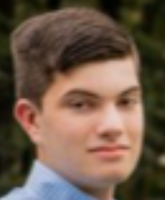
#> input picture main.png, 165 x 200 px, given as the content of the folder ./photos, which was not available
$ python redact_faces.py
#> lines starting #> are read from the running program, lines starting #| are printed output that depends on the picture; pictures that were not available may be replaced by others from this repository, and a replacement may not be noted
#!/usr/bin/env python3
"""
Face redaction script for NATHAN MATTHIS FILES.
Reads images from input folder, detects faces using OpenCV Haar cascades,
draws black rectangles over detected faces, saves to output folder.
"""

import cv2
import os
import sys
import glob
import base64
import json

def redact_faces(input_dir, output_dir):
    """Detect and redact faces in all images in input_dir, save to output_dir."""
#> called with input_dir = './photos', output_dir = './redacted'
    os.makedirs(output_dir, exist_ok=True)

    # Load multiple cascade classifiers for better detection
    cascade_paths = [
        cv2.data.haarcascades + 'haarcascade_frontalface_default.xml',
        cv2.data.haarcascades + 'haarcascade_frontalface_alt.xml',
        cv2.data.haarcascades + 'haarcascade_frontalface_alt2.xml',
        cv2.data.haarcascades + 'haarcascade_profileface.xml',
    ]

    cascades = []
    for p in cascade_paths:
        c = cv2.CascadeClassifier(p)
        if not c.empty():
            cascades.append(c)

    if not cascades:
        print("ERROR: No cascade classifiers loaded!", file=sys.stderr)
        sys.exit(1)

    # Supported image extensions
    extensions = ['*.jpg', '*.jpeg', '*.png', '*.bmp', '*.webp', '*.JPG', '*.JPEG', '*.PNG']

    image_files = []
    for ext in extensions:
        image_files.extend(glob.glob(os.path.join(input_dir, ext)))

    image_files = sorted(set(image_files))

    if not image_files:
        print(f"No images found in {input_dir}")
        sys.exit(1)

    results = []

    for img_path in image_files:
        filename = os.path.basename(img_path)
        print(f"Processing: {filename}")

        img = cv2.imread(img_path)
#> img is the input picture: shape (200, 165, 3); mean B, G, R 72.7, 88.7, 109.7
        if img is None:
            print(f"  WARNING: Could not read {filename}, skipping.")
            continue

        gray = cv2.cvtColor(img, cv2.COLOR_BGR2GRAY)
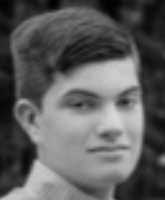
#> gray: shape (200, 165); min 2, max 215, mean 93.2
        gray = cv2.equalizeHist(gray)
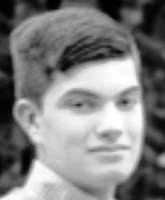
#> gray: shape (200, 165); min 0, max 255, mean 128.2

        all_faces = []

        # Try each cascade at multiple scales
        for cascade in cascades:
            faces = cascade.detectMultiScale(
                gray,
                scaleFactor=1.1,
                minNeighbors=4,
                minSize=(30, 30),
                flags=cv2.CASCADE_SCALE_IMAGE
            )
            if len(faces) > 0:
                all_faces.extend(faces.tolist())
#> this loop made 4 passes
#> faces on passes 1 to 3: [[45, 62, 113, 113]], [[54, 63, 106, 106]], [[54, 64, 105, 105]]
#> after the loop, all_faces = [[45, 62, 113, 113], [54, 63, 106, 106], [54, 64, 105, 105]]

        # Also try on a larger version for small faces
        h, w = gray.shape
#> h = 200; w = 165
        if max(h, w) < 1000:
            scale = 1000 / max(h, w)
#> scale = 5
            gray_large = cv2.resize(gray, None, fx=scale, fy=scale)
            for cascade in cascades:
                faces = cascade.detectMultiScale(
                    gray_large,
                    scaleFactor=1.1,
                    minNeighbors=4,
                    minSize=(30, 30),
                    flags=cv2.CASCADE_SCALE_IMAGE
                )
                if len(faces) > 0:
                    for (x, y, fw, fh) in faces:
                        all_faces.append([int(x/scale), int(y/scale), int(fw/scale), int(fh/scale)])
#> this loop made 4 passes
#> faces on passes 1 to 3: [[219, 298, 574, 574]], [[248, 306, 546, 546]], [[264, 311, 526, 526]]
#> after the loop, all_faces = [[45, 62, 113, 113], [54, 63, 106, 106], [54, 64, 105, 105], [43, 59, 114, 114], [49, 61, 109, 109], [52, 62, 105, 105]]

        # Merge overlapping detections (non-maximum suppression)
        merged = merge_detections(all_faces)
#> in merge_detections, `boxes = [(x, y, x + w, y + h) for (x, y, w, h) in detections]`: boxes = [(45, 62, 158, 175), (54, 63, 160, 169), (54, 64, 159, 169), (43, 59, 157, 173), (49, 61, 158, 170), (52, 62, 157, 167)]
#> in merge_detections, `used = [False] * len(boxes)`: used = [False, False, False, False, False, False]
#> the loop in merge_detections, `for i in range(len(boxes)):` made 6 passes
#> after the loop in merge_detections, `for i in range(len(boxes)):`: merged = [(49, 61, 109, 109)]; used = [True, True, True, True, True, True]
#> merged = [(49, 61, 109, 109)]

        print(f"  Found {len(merged)} face(s)")
#|   Found 1 face(s)

        # Draw black rectangles over faces with slight padding
        for (x, y, fw, fh) in merged:
            pad_x = int(fw * 0.1)
            pad_y = int(fh * 0.1)
            x1 = max(0, x - pad_x)
            y1 = max(0, y - pad_y)
            x2 = min(img.shape[1], x + fw + pad_x)
            y2 = min(img.shape[0], y + fh + pad_y)
            cv2.rectangle(img, (x1, y1), (x2, y2), (0, 0, 0), -1)
#> this loop made 1 pass
#> (x, y, fw, fh, pad_x, pad_y, x1, y1) on pass 1: (49, 61, 109, 109, 10, 10, 39, 51)
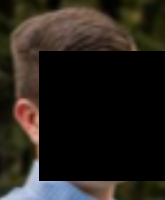
#> img: shape (200, 165, 3); mean B, G, R 26.5, 32.6, 37.2

        out_path = os.path.join(output_dir, filename)
        cv2.imwrite(out_path, img)
        print(f"  Saved: {out_path}")

        results.append({
            "filename": filename,
            "faces_found": len(merged),
            "path": out_path
        })

    # Output JSON summary
    print("\n--- RESULTS ---")
    print(json.dumps(results, indent=2))
#| [
#|   {
#|     "filename": "main.png",
#|     "faces_found": 1,
#|     "path": "./redacted/main.png"
#|   }
#| ]
    return results


def merge_detections(detections):
    """Merge overlapping face detections using IoU."""
    if not detections:
        return []

    boxes = [(x, y, x + w, y + h) for (x, y, w, h) in detections]
    merged = []
    used = [False] * len(boxes)

    for i in range(len(boxes)):
        if used[i]:
            continue
        group = [boxes[i]]
        used[i] = True
        for j in range(i + 1, len(boxes)):
            if used[j]:
                continue
            if iou(boxes[i], boxes[j]) > 0.3:
                group.append(boxes[j])
                used[j] = True
        # Average the group
        x1 = int(sum(b[0] for b in group) / len(group))
        y1 = int(sum(b[1] for b in group) / len(group))
        x2 = int(sum(b[2] for b in group) / len(group))
        y2 = int(sum(b[3] for b in group) / len(group))
        merged.append((x1, y1, x2 - x1, y2 - y1))

    return merged


def iou(box1, box2):
    """Intersection over Union for two boxes (x1, y1, x2, y2)."""
    xi1 = max(box1[0], box2[0])
    yi1 = max(box1[1], box2[1])
    xi2 = min(box1[2], box2[2])
    yi2 = min(box1[3], box2[3])
    inter = max(0, xi2 - xi1) * max(0, yi2 - yi1)
    area1 = (box1[2] - box1[0]) * (box1[3] - box1[1])
    area2 = (box2[2] - box2[0]) * (box2[3] - box2[1])
    union = area1 + area2 - inter
    return inter / union if union > 0 else 0


if __name__ == "__main__":
    input_dir = sys.argv[1] if len(sys.argv) > 1 else "./photos"
    output_dir = sys.argv[2] if len(sys.argv) > 2 else "./redacted"
    redact_faces(input_dir, output_dir)
